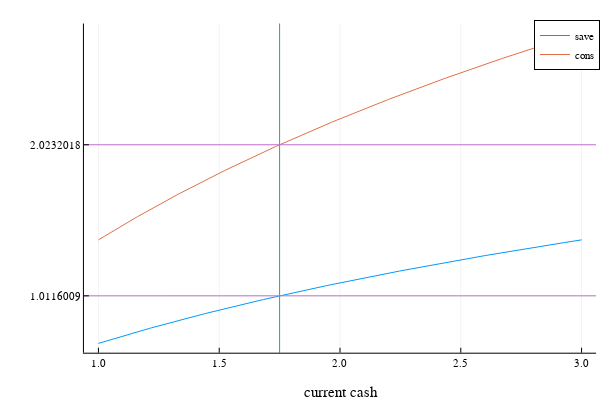

The code cell stored with this chart in its notebook:
### Code cell
v = sitp(1.75)  # get interpolated values for both function
plot(x,a,labels=["save" "cons"],yticks=convert(Array{Float64},v),xlabel="current cash")
vline!([1.75],lab="")
hline!([v[1],v[2]],lab="")

### Figure 1 — Plotly figure (JSON) as saved in the notebook; plotly's stock layout.template omitted (floating-point values rounded to 4 significant figures; data arrays with more than 128 entries replaced by an {"elided": "..."} marker saying what was removed)
{"data": [{"colorbar": {"title": ""}, "legendgroup": "save", "line": {"color": "rgba(0, 154, 250, 1.000)", "dash": "solid", "shape": "linear", "width": 1}, "mode": "lines", "name": "save", "showlegend": true, "type": "scatter", "x": {"elided": "200 float values"}, "xaxis": "x", "y": {"elided": "200 float values"}, "yaxis": "y", "zmax": null, "zmin": null}, {"colorbar": {"title": ""}, "legendgroup": "cons", "line": {"color": "rgba(227, 111, 71, 1.000)", "dash": "solid", "shape": "linear", "width": 1}, "mode": "lines", "name": "cons", "showlegend": true, "type": "scatter", "x": {"elided": "200 float values"}, "xaxis": "x", "y": {"elided": "200 float values"}, "yaxis": "y", "zmax": null, "zmin": null}, {"colorbar": {"title": ""}, "legendgroup": "", "line": {"color": "rgba(62, 164, 78, 1.000)", "dash": "solid", "shape": "linear", "width": 1}, "mode": "lines", "name": "", "showlegend": false, "type": "scatter", "x": [1.75, 1.75], "xaxis": "x", "y": [-219.8, 223.3], "yaxis": "y", "zmax": null, "zmin": null}, {"colorbar": {"title": ""}, "legendgroup": "", "line": {"color": "rgba(195, 113, 210, 1.000)", "dash": "solid", "shape": "linear", "width": 1}, "mode": "lines", "name": "", "showlegend": false, "type": "scatter", "x": [-211.1, 215.1], "xaxis": "x", "y": [1.012, 1.012], "yaxis": "y", "zmax": null, "zmin": null}, {"colorbar": {"title": ""}, "legendgroup": "", "line": {"color": "rgba(195, 113, 210, 1.000)", "dash": "solid", "shape": "linear", "width": 1}, "mode": "lines", "name": "", "showlegend": false, "type": "scatter", "x": [-211.1, 215.1], "xaxis": "x", "y": [2.023, 2.023], "yaxis": "y", "zmax": null, "zmin": null}], "layout": {"annotations": [], "height": 400, "legend": {"bgcolor": "rgba(255, 255, 255, 1.000)", "bordercolor": "rgba(0, 0, 0, 1.000)", "borderwidth": 1, "font": {"color": "rgba(0, 0, 0, 1.000)", "family": "sans-serif", "size": 11}, "title": {"font": {"color": "rgba(0, 0, 0, 1.000)", "family": "sans-serif", "size": 15}, "text": ""}, "tracegroupgap": 0, "traceorder": "normal", "x": 1, "xanchor": "auto", "y": 1, "yanchor": "auto"}, "margin": {"b": 20, "l": 0, "r": 0, "t": 20}, "paper_bgcolor": "rgba(255, 255, 255, 1.000)", "plot_bgcolor": "rgba(255, 255, 255, 1.000)", "showlegend": true, "width": 600, "xaxis": {"anchor": "y", "domain": [0.1399, 0.9934], "gridcolor": "rgba(0, 0, 0, 0.100)", "gridwidth": 0.5, "linecolor": "rgba(0, 0, 0, 1.000)", "mirror": false, "range": [0.94, 3.06], "showgrid": true, "showline": true, "showticklabels": true, "tickangle": 0, "tickcolor": "rgb(0, 0, 0)", "tickfont": {"color": "rgba(0, 0, 0, 1.000)", "family": "sans-serif", "size": 11}, "tickmode": "array", "ticks": "inside", "ticktext": ["1.0", "1.5", "2.0", "2.5", "3.0"], "tickvals": [1, 1.5, 2, 2.5, 3], "title": "current cash", "titlefont": {"color": "rgba(0, 0, 0, 1.000)", "family": "sans-serif", "size": 15}, "type": "-", "visible": true, "zeroline": false, "zerolinecolor": "rgba(0, 0, 0, 1.000)"}, "yaxis": {"anchor": "x", "domain": [0.07581, 0.9902], "gridcolor": "rgba(0, 0, 0, 0.100)", "gridwidth": 0.5, "linecolor": "rgba(0, 0, 0, 1.000)", "mirror": false, "range": [0.6308, 2.835], "showgrid": true, "showline": true, "showticklabels": true, "tickangle": 0, "tickcolor": "rgb(0, 0, 0)", "tickfont": {"color": "rgba(0, 0, 0, 1.000)", "family": "sans-serif", "size": 11}, "tickmode": "array", "ticks": "inside", "ticktext": ["1.0116009", "2.0232018"], "tickvals": [1.012, 2.023], "title": "", "titlefont": {"color": "rgba(0, 0, 0, 1.000)", "family": "sans-serif", "size": 15}, "type": "-", "visible": true, "zeroline": false, "zerolinecolor": "rgba(0, 0, 0, 1.000)"}}}
